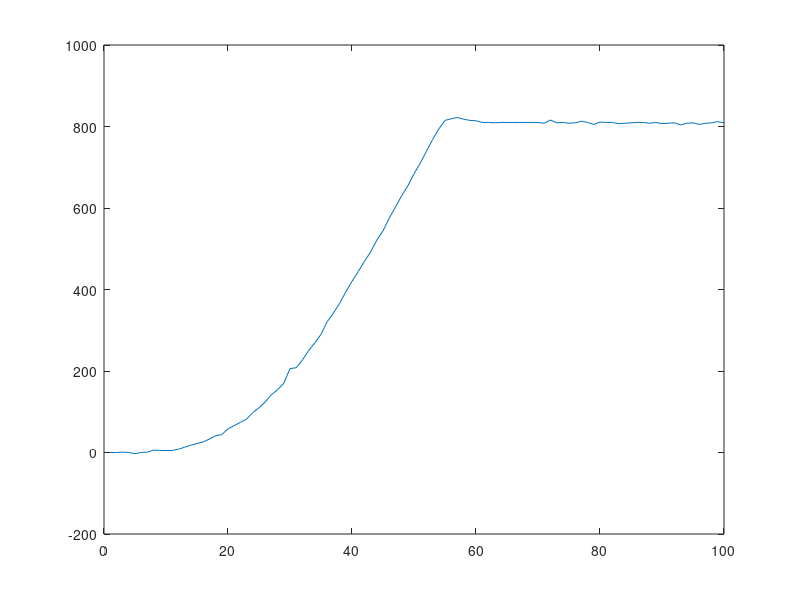

This chart was generated by the following MATLAB code:
clear;

data = importdata("Angle log/Angle.txt");

data = data(1:100, 1);
% data = flip(data);
data = data * -1;
data = data - data(1,1);

plot(data);
%2450~1630